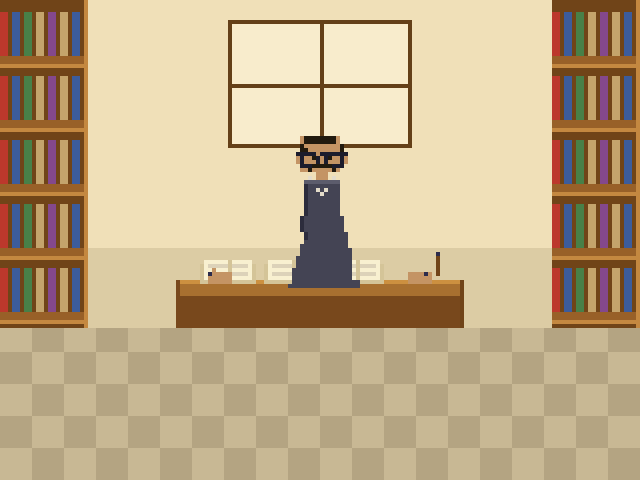

Write Python code to recreate this figure.
#!/usr/bin/env python3
"""
Session 03 — Fan Characters
Gramsci in EarthBound, Attempt 01

First pass: establish the scene.
Onett library interior. Antonio Gramsci seated at a desk, slightly hunched,
ink-stained fingers on open notebooks.

Working in EarthBound's aesthetic: 8px tile grid, warm interior palette,
chunky character sprites. Canvas 160×120, displayed 4x (640×480).
"""
from PIL import Image
import os

W, H = 160, 120
SCALE = 4
OUT = os.path.dirname(os.path.abspath(__file__))

img = Image.new('RGB', (W, H))
px = img.load()

# ── Palette ────────────────────────────────────────────────────────────────
WALL_A     = (240, 224, 184)   # warm cream wall
WALL_B     = (220, 204, 164)   # wall shadow (lower)
FLOOR_A    = (200, 184, 148)   # floor tile light
FLOOR_B    = (180, 164, 130)   # floor tile dark
SHELF_D    = (112, 68, 24)     # bookshelf dark wood
SHELF_M    = (152, 96, 40)     # bookshelf mid wood
SHELF_L    = (196, 136, 64)    # bookshelf light edge
BOOK_R     = (188, 56, 44)     # red book spine
BOOK_B     = (60, 92, 156)     # blue book spine
BOOK_G     = (72, 128, 72)     # green book spine
BOOK_T     = (196, 164, 108)   # tan book spine
BOOK_P     = (132, 72, 140)    # purple book spine
DESK_L     = (204, 144, 64)    # desk top highlight
DESK_M     = (168, 112, 48)    # desk surface
DESK_D     = (120, 72, 28)     # desk front face / shadow
NB_PAGE    = (248, 240, 208)   # notebook page cream
NB_COVER   = (212, 196, 152)   # notebook cover
NB_LINE    = (220, 210, 185)   # faint ruled line
WIN_LIGHT  = (248, 236, 204)   # window glow (overcast Onett sky)
FRAME      = (100, 64, 24)     # window/door frame

# Gramsci
SUIT_D     = (44, 44, 60)      # charcoal suit shadow
SUIT_M     = (68, 68, 84)      # charcoal suit mid
SUIT_L     = (92, 92, 108)     # charcoal suit highlight
SKIN       = (196, 148, 100)   # warm olive-tan skin
HAIR       = (34, 26, 14)      # dark brown-black hair
GLASS      = (28, 28, 44)      # glasses frames
SHIRT      = (228, 220, 202)   # off-white shirt
INK        = (44, 44, 76)      # ink-stained fingers

def p(x, y, c):
    if 0 <= x < W and 0 <= y < H:
        px[x, y] = c

def rect(x0, y0, x1, y1, c):
    for y in range(y0, y1):
        for x in range(x0, x1):
            p(x, y, c)

# ── Wall + floor fill ──────────────────────────────────────────────────────
FLOOR_Y = H - 38

for y in range(H):
    for x in range(W):
        if y < FLOOR_Y:
            # wall gets slightly darker toward floor
            p(x, y, WALL_A if y < FLOOR_Y - 20 else WALL_B)
        else:
            # 8px checkerboard tile floor
            if ((x // 8) + (y // 8)) % 2 == 0:
                p(x, y, FLOOR_A)
            else:
                p(x, y, FLOOR_B)

# ── Bookshelves (left 22px, right 22px) ───────────────────────────────────
SHELF_W = 22

def draw_shelf(x0, x1):
    # back panel
    rect(x0, 0, x1, FLOOR_Y, SHELF_D)
    # horizontal boards every 16px
    for by in range(14, FLOOR_Y, 16):
        rect(x0, by, x1, by + 2, SHELF_M)
        rect(x0, by + 2, x1, by + 3, SHELF_L)  # lip highlight
    # fill books between boards
    book_cycle = [BOOK_R, BOOK_B, BOOK_G, BOOK_T, BOOK_P, BOOK_T, BOOK_B, BOOK_R]
    shelf_w = x1 - x0
    bw = max(3, shelf_w // len(book_cycle))
    for by in range(0, FLOOR_Y - 16, 16):
        for i, bc in enumerate(book_cycle):
            bx0 = x0 + i * bw
            bx1 = min(bx0 + bw - 1, x1 - 1)
            rect(bx0, by + 3, bx1, by + 14, bc)
    # right edge highlight
    for y in range(FLOOR_Y):
        p(x1 - 1, y, SHELF_L)

draw_shelf(0, SHELF_W)
draw_shelf(W - SHELF_W, W)

# ── Window (back wall, above desk) ────────────────────────────────────────
WX, WY, WW, WH_px = 58, 6, 44, 30
rect(WX, WY, WX + WW, WY + WH_px, WIN_LIGHT)
# frame
for x in range(WX - 1, WX + WW + 1):
    p(x, WY - 1, FRAME);  p(x, WY + WH_px, FRAME)
for y in range(WY - 1, WY + WH_px + 1):
    p(WX - 1, y, FRAME);  p(WX + WW, y, FRAME)
# mullions
for y in range(WY, WY + WH_px):
    p(WX + WW // 2, y, FRAME)
for x in range(WX, WX + WW):
    p(x, WY + WH_px // 2, FRAME)

# ── Desk ──────────────────────────────────────────────────────────────────
DX0, DX1 = 44, 116
DESK_TOP_Y = 70
DESK_BOT_Y = 82

rect(DX0, DESK_TOP_Y, DX1, DESK_TOP_Y + 1, DESK_L)   # top highlight
rect(DX0, DESK_TOP_Y + 1, DX1, DESK_TOP_Y + 4, DESK_M) # desk surface
rect(DX0, DESK_TOP_Y + 4, DX1, DESK_BOT_Y, DESK_D)    # front face
# corner shadow
for y in range(DESK_TOP_Y, DESK_BOT_Y):
    p(DX0, y, DESK_D)
    p(DX1 - 1, y, SHELF_D)

# ── Notebooks on desk (three open notebooks, stacked/splayed) ─────────────
for i, (nx, nw) in enumerate([(50, 14), (66, 14), (82, 14)]):
    ny = DESK_TOP_Y - 5
    # cover (slightly below pages)
    rect(nx, ny + 1, nx + nw, DESK_TOP_Y + 1, NB_COVER)
    # page spread (lighter, sits on top)
    rect(nx + 1, ny, nx + nw - 1, DESK_TOP_Y, NB_PAGE)
    # ruled lines
    for ly in range(ny + 1, DESK_TOP_Y, 2):
        for x in range(nx + 2, nx + nw - 2):
            p(x, ly, NB_LINE)
    # spine (dark center crease)
    cx = nx + nw // 2
    for y in range(ny, DESK_TOP_Y + 1):
        p(cx, y, NB_COVER)

# ── Gramsci ───────────────────────────────────────────────────────────────
CX = 80
HEAD_Y = 34

# Head
rect(CX - 5, HEAD_Y, CX + 5, HEAD_Y + 9, SKIN)

# Hair — receding, dark, slightly disheveled
rect(CX - 4, HEAD_Y, CX + 4, HEAD_Y + 2, HAIR)
p(CX - 5, HEAD_Y + 2, HAIR);  p(CX + 5, HEAD_Y + 2, HAIR)
p(CX - 5, HEAD_Y + 3, HAIR);  p(CX + 5, HEAD_Y + 3, HAIR)
# thinning crown — just edges
p(CX - 4, HEAD_Y + 3, HAIR)

# Ears
p(CX - 6, HEAD_Y + 5, SKIN);  p(CX - 6, HEAD_Y + 6, SKIN)
p(CX + 6, HEAD_Y + 5, SKIN);  p(CX + 6, HEAD_Y + 6, SKIN)

# Eyes
p(CX - 2, HEAD_Y + 5, HAIR)
p(CX + 2, HEAD_Y + 5, HAIR)

# Glasses — the key feature. Wire frames, two rectangular lenses.
# Left lens
for x in range(CX - 5, CX - 1):
    p(x, HEAD_Y + 4, GLASS);  p(x, HEAD_Y + 7, GLASS)
p(CX - 5, HEAD_Y + 5, GLASS);  p(CX - 5, HEAD_Y + 6, GLASS)
p(CX - 1, HEAD_Y + 5, GLASS);  p(CX - 1, HEAD_Y + 6, GLASS)
# Right lens
for x in range(CX + 1, CX + 6):
    p(x, HEAD_Y + 4, GLASS);  p(x, HEAD_Y + 7, GLASS)
p(CX + 1, HEAD_Y + 5, GLASS);  p(CX + 1, HEAD_Y + 6, GLASS)
p(CX + 5, HEAD_Y + 5, GLASS);  p(CX + 5, HEAD_Y + 6, GLASS)
# Bridge
p(CX, HEAD_Y + 4, GLASS)
# Arms to ears
p(CX - 6, HEAD_Y + 4, GLASS);  p(CX + 6, HEAD_Y + 4, GLASS)
# Restore eye pixels inside frames
p(CX - 2, HEAD_Y + 5, SKIN);  p(CX - 2, HEAD_Y + 6, SKIN)
p(CX - 3, HEAD_Y + 5, SKIN);  p(CX - 3, HEAD_Y + 6, SKIN)
p(CX + 2, HEAD_Y + 5, SKIN);  p(CX + 2, HEAD_Y + 6, SKIN)
p(CX + 3, HEAD_Y + 5, SKIN);  p(CX + 3, HEAD_Y + 6, SKIN)
# Repaint eyes (on top of restored skin)
p(CX - 2, HEAD_Y + 5, HAIR)
p(CX + 2, HEAD_Y + 5, HAIR)

# Mustache + slight stubble
for x in range(CX - 2, CX + 3):
    p(x, HEAD_Y + 7, HAIR)
p(CX - 3, HEAD_Y + 8, HAIR);  p(CX + 3, HEAD_Y + 8, HAIR)  # stubble

# Neck
rect(CX - 1, HEAD_Y + 9, CX + 2, HEAD_Y + 11, SKIN)

# Shirt collar
p(CX - 3, HEAD_Y + 10, SHIRT);  p(CX + 3, HEAD_Y + 10, SHIRT)
p(CX - 2, HEAD_Y + 11, SHIRT);  p(CX + 2, HEAD_Y + 11, SHIRT)

# Jacket / torso — seated, slightly hunched forward
# Hunch: body tilts toward desk, so torso offset increases with y
TORSO_Y0 = HEAD_Y + 11
for y in range(TORSO_Y0, DESK_TOP_Y + 2):
    progress = (y - TORSO_Y0) / max(1, DESK_TOP_Y - TORSO_Y0)
    half_w = int(4 + progress * 3)
    hunch = int(progress * 2)  # lean forward = shift rightward
    for x in range(CX - half_w + hunch, CX + half_w + 1 + hunch):
        c = SUIT_L if y == TORSO_Y0 else (SUIT_M if x != CX - half_w + hunch else SUIT_D)
        p(x, y, c)

# Lapels (small V of shirt showing)
p(CX - 1, TORSO_Y0 + 2, SHIRT)
p(CX + 1, TORSO_Y0 + 2, SHIRT)
p(CX, TORSO_Y0 + 3, SHIRT)

# Arms reaching toward desk — both forearms angled down
for y in range(DESK_TOP_Y - 10, DESK_TOP_Y + 2):
    progress = (y - (DESK_TOP_Y - 10)) / 10
    # left arm: extends left-downward
    lx = int(CX - 4 - progress * 3)
    rect(lx, y, lx + 4, y + 1, SUIT_M)
    # right arm: extends right-downward
    rx = int(CX + 4 + progress * 3)
    rect(rx - 3, y, rx + 1, y + 1, SUIT_M)

# Hands resting on desk / notebooks — ink-stained
# Left hand
rect(DX0 + 8, DESK_TOP_Y - 2, DX0 + 14, DESK_TOP_Y + 1, SKIN)
p(DX0 + 8,  DESK_TOP_Y - 2, INK)   # ink on index finger
p(DX0 + 9,  DESK_TOP_Y - 3, SKIN)  # raised finger (writing position)
# Right hand
rect(DX1 - 14, DESK_TOP_Y - 2, DX1 - 8, DESK_TOP_Y + 1, SKIN)
p(DX1 - 10, DESK_TOP_Y - 2, INK)

# ── Small pen near right hand ─────────────────────────────────────────────
for y in range(DESK_TOP_Y - 6, DESK_TOP_Y - 1):
    p(DX1 - 7, y, SHELF_D)  # pen barrel
p(DX1 - 7, DESK_TOP_Y - 7, INK)   # nib

# ── Save ──────────────────────────────────────────────────────────────────
img.resize((W * SCALE, H * SCALE), Image.NEAREST).save(
    os.path.join(OUT, "gramsci_01.png"))
print("done — gramsci_01.png")
